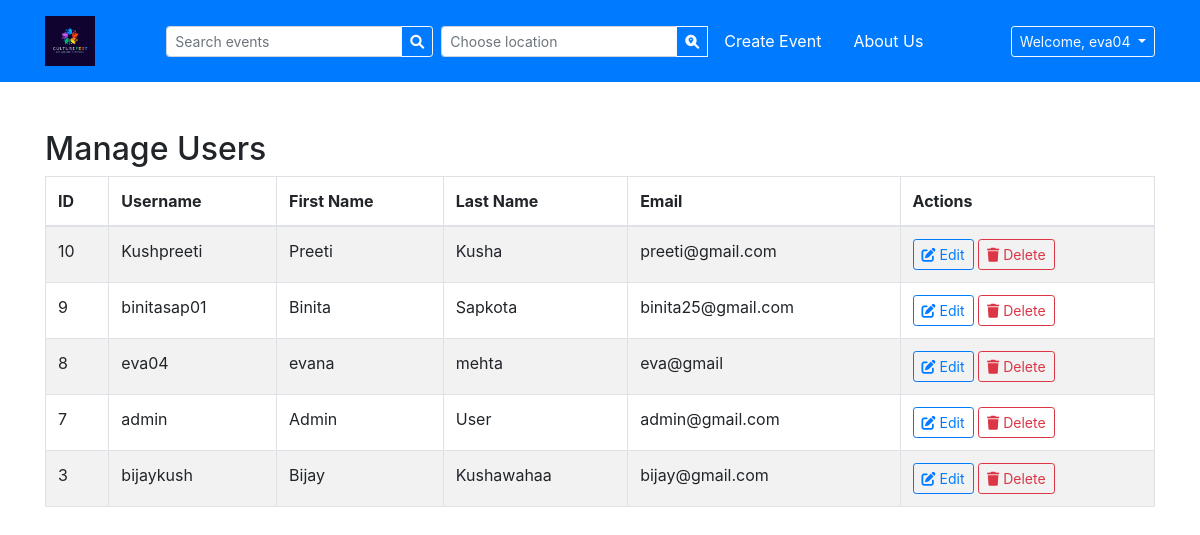
The app's page /admin/manage_users.php (signed in) with its own data.
### tables this page shows
CREATE TABLE `user` (
  `id` int(11) NOT NULL,
  `username` varchar(250) NOT NULL,
  `password` varchar(100) NOT NULL,
  `email` varchar(250) NOT NULL,
  `created_datetime` datetime NOT NULL,
  `modified_datetime` datetime DEFAULT NULL,
  `usertype_id` int(11) NOT NULL,
  `firstname` varchar(250) NOT NULL,
  `lastname` varchar(250) NOT NULL,
  `IsActive` tinyint(1) NOT NULL DEFAULT 1
);

### admin/manage_users.php (the view, shortened to what this page needs)
<?php
require '../header.php';
$conn = getDB();
try {
    $user_result = $conn->query("SELECT * FROM user WHERE IsActive=1 ORDER BY created_datetime DESC");
    $users = $user_result->fetch_all(MYSQLI_ASSOC);
} catch (Exception $e) {
    die($e->getMessage());
}
?>
<!DOCTYPE html>
<html lang="en">
<head>
</head>
<body>
<div class="container mt-5">
    <div class="toast-container">
    </div>
    <h2>Manage Users</h2>
    <?php if (count($users) > 0): ?>
        <table class="table table-bordered table-striped">
            <thead>
                <tr>
                    <th>ID</th>
                    <th>Username</th>
                    <th>First Name</th>
                    <th>Last Name</th>
                    <th>Email</th>
                    <th>Actions</th>
                </tr>
            </thead>
            <tbody>
                <?php foreach ($users as $row): ?>
                    <tr>
                        <td><?php echo htmlspecialchars($row['id']); ?></td>
                        <td><?php echo htmlspecialchars($row['username']); ?></td>
                        <td><?php echo htmlspecialchars($row['firstname']); ?></td>
                        <td><?php echo htmlspecialchars($row['lastname']); ?></td>
                        <td><?php echo htmlspecialchars($row['email']); ?></td>
                        <td>
                            <button type="button" class="btn btn-sm btn-outline-primary edit-btn" data-id="<?php echo $row['id']; ?>">
                                <i class="fas fa-edit"></i> Edit
                            </button>
                            <a href="#" class="delete-btn btn btn-sm btn-outline-danger" data-id="<?php echo $row['id']; ?>">
                                <i class="fas fa-trash"></i> Delete
                            </a>
                        </td>
                    </tr>
                <?php endforeach; ?>
            </tbody>
        </table>
    <?php else: ?>
        <p class="text-center">No users available.</p>
    <?php endif; ?>
</div>
</body>
</html>

### admin/manage_users.php (style rules this page uses)
.toast-container { position: fixed; top: 1rem; right: 1rem; z-index: 1050; color:white; }

### records on screen
user: id "10", username "Kushpreeti", firstname "Preeti", lastname "Kusha", email "preeti@gmail.com"
user: id "9", username "binitasap01", firstname "Binita", lastname "Sapkota", email "binita25@gmail.com"
user: id "8", username "eva04", firstname "evana", lastname "mehta", email "eva@gmail"
user: id "7", username "admin", firstname "Admin", lastname "User", email "admin@gmail.com"
user: id "3", username "bijaykush", firstname "Bijay", lastname "Kushawahaa", email "bijay@gmail.com"

### other values on screen
$_SESSION['username'] "eva04"
